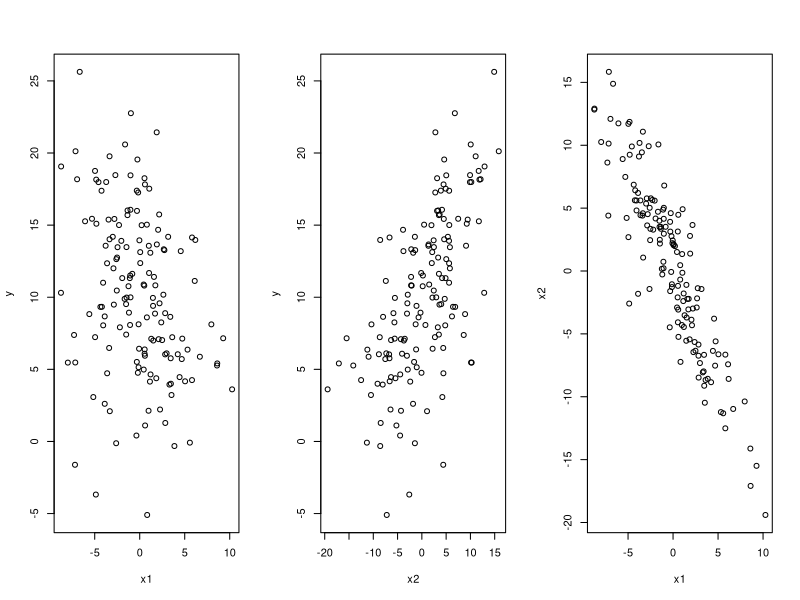
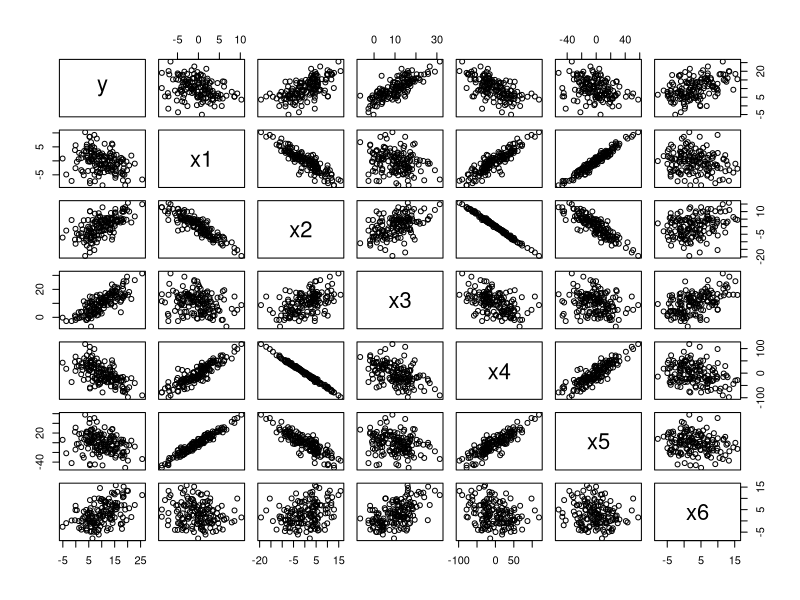
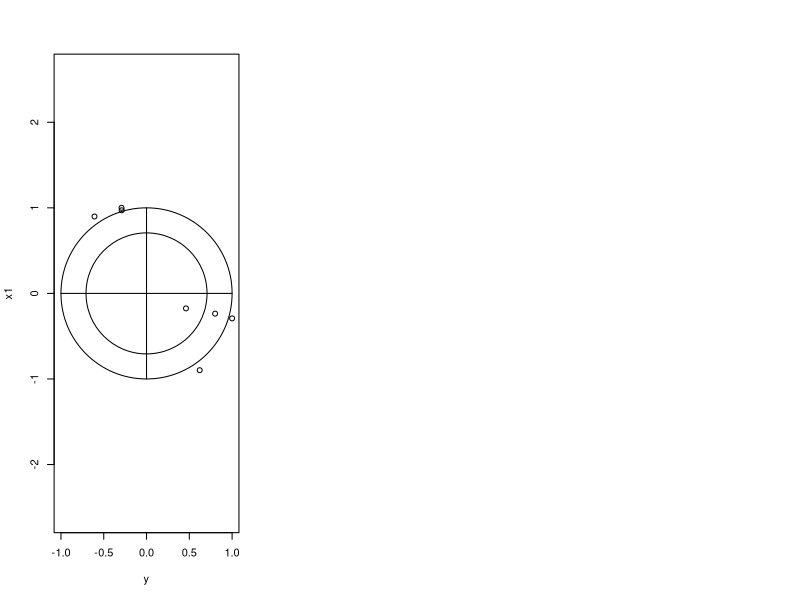
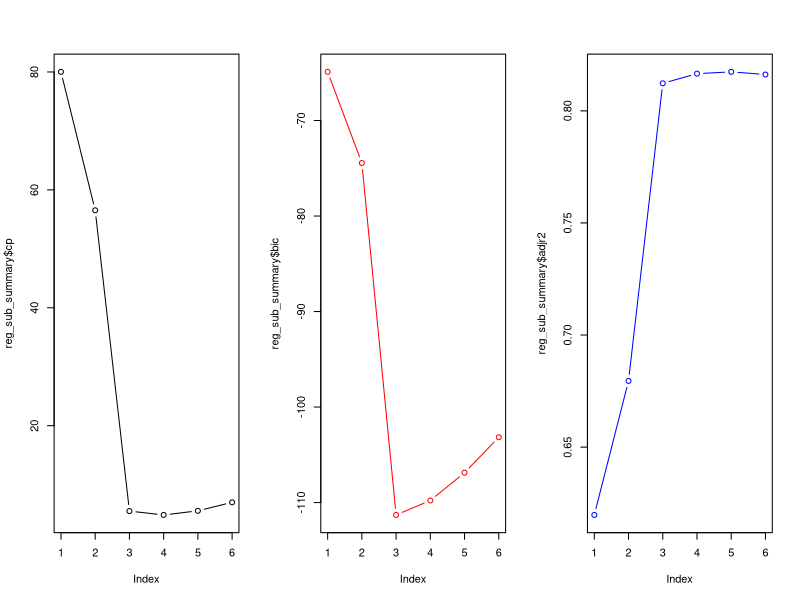
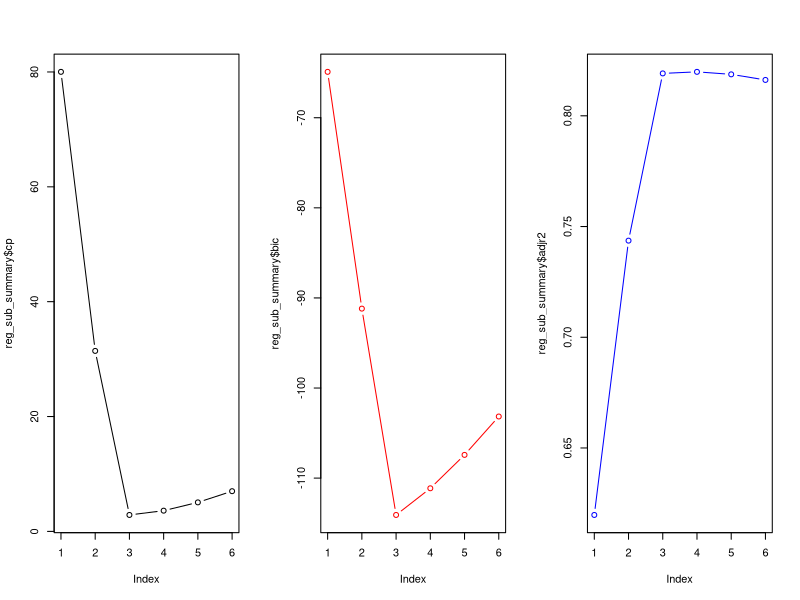
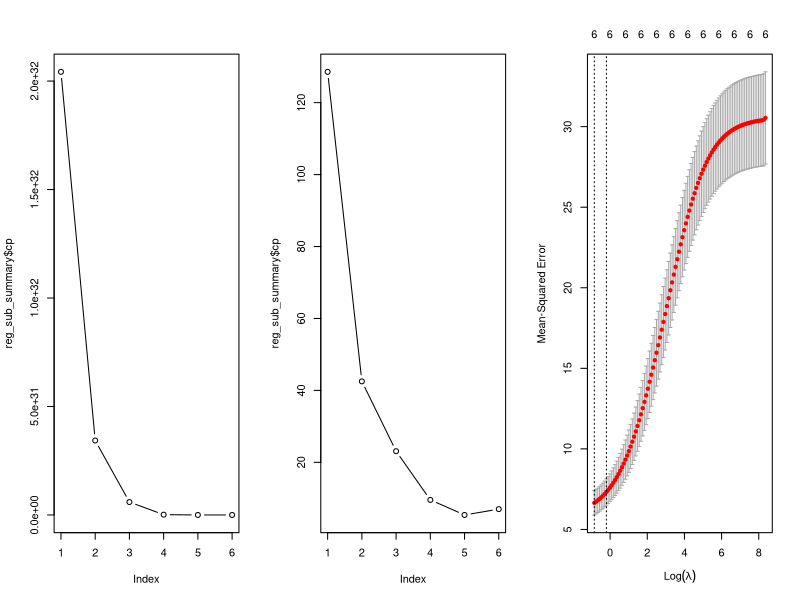
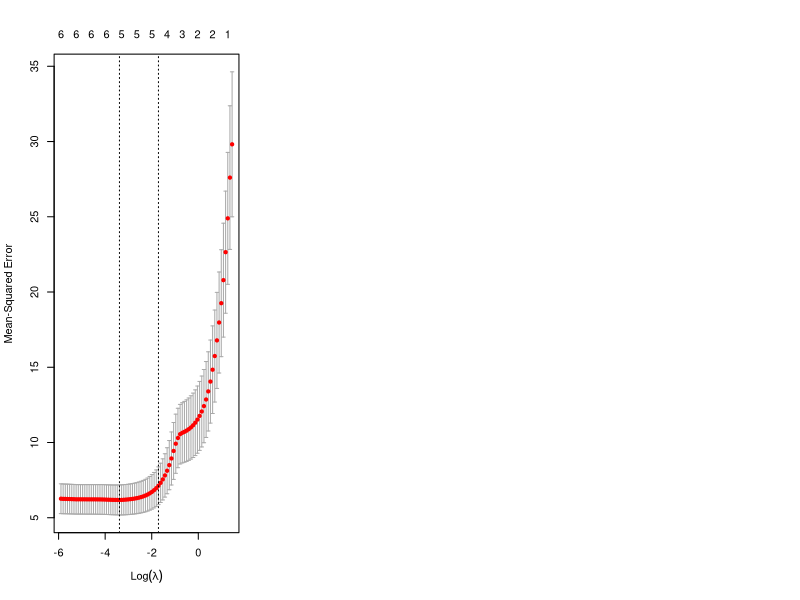

Source code (R) for these figures, in order:
library(corrplot)
library(leaps)
library(matrixStats)
library(pls)
library(glmnet)

#Generacion de variables
x1=rnorm(150,0,4)
x2=-1.5*x1+rnorm(150,0,3)
y=10+2*x1+1.5*x2+rnorm(150,0,3)
par(mfrow=c(1,3))
plot(x1,y) ; plot(x2,y) ; plot(x1,x2)


# Modelo lineal
x=cbind(x1,x2)
fit=lm(y~x); summary(fit)
cor(x1,x2)

## a. Sí tienen sentido. Ambos están correlacionados

###### b ######
fit1=lm(y~x1); summary(fit1)
fit2=lm(y~x2); summary(fit2)

x3=1*y+rnorm(150,0,4)
x4=-6*x2+rnorm(150,0,3)
x5=5*x1+rnorm(150,0,5)
x6=0.3*x3+rnorm(150,0,4)
x=cbind(x1,x2,x3,x4,x5,x6)
fit=lm(y~x); summary(fit)

data = cbind(y,x)
data = as.data.frame(data)

pairs(data) ## Graficar correlacion
corrplot(cor(data), method = "circle")


# Creación de test y train
index=seq(1,75)
test = data[index,]
train = data[-index,]


# Secuencial
reg_subset=regsubsets(y~.,data=train,method="forward",nvmax=6) ## nvmax debe ser el total
reg_sub_summary=summary(reg_subset)
reg_sub_summary

reg_sub_summary$cp 

par(mfrow=c(1,3))
plot(reg_sub_summary$cp,type="b") #El cp de mallows
plot(reg_sub_summary$bic,type="b",col="red")  #El BIC
plot(reg_sub_summary$adjr2,type="b",col="blue")  #El R2ajustado

which.min(reg_sub_summary$cp)
# 3
fit_sec = lm(y~x1+x2+x3, data = train)
pred=predict(fit_sec,test)
msesec=mean((test$y-pred)^2)
msesec


# Exaustivo
reg_subset=regsubsets(y~.,data=train,method="exhaustive",nvmax=6) ## nvmax debe ser el total
reg_sub_summary=summary(reg_subset)
reg_sub_summary

reg_sub_summary$cp 

par(mfrow=c(1,3))
plot(reg_sub_summary$cp,type="b") #El cp de mallows
plot(reg_sub_summary$bic,type="b",col="red")  #El BIC
plot(reg_sub_summary$adjr2,type="b",col="blue")  #El R2ajustado

which.min(reg_sub_summary$cp)
# 3
fit_ex = lm(y~x1+x2+x3, data = train)
pred=predict(fit_ex,test)
mseex=mean((test$y-pred)^2)
mseex


# PCA
# Escala train
scale_train=scale(train[,-7])
            
# Componentes principales
pp=princomp(scale_train,scores=TRUE)

zz=pp$scores
train_comps = data.frame(cbind(zz,train$y))

# Variables
reg_subset=regsubsets(V7~.,data=train_comps,method="forward",nvmax=6) ## nvmax debe ser el total
reg_sub_summary=summary(reg_subset)
reg_sub_summary

reg_sub_summary$cp  
which.min(reg_sub_summary$cp)
plot(reg_sub_summary$cp,type="b") #El cp de mallows  
# El mejor es con 1, 2, 3, 4, 5, 6

# Aplicar a Test

# # Estandarizar Test
# train_matrix = data.matrix(train) # Pasar data frame a matriz
# miu = colMeans(train_matrix)
# s = colSds(train_matrix)
# 
# #
# mius = rep(miu,nrow(test))
# mius = matrix(mius, ncol = nrow(test))
# mius = t(mius)
# 
# s = rep(s,nrow(test))
# s = matrix(s, ncol = nrow(test))
# s = t(s)
# 
# scale_test = (test-(mius))/s
# scale_test = scale_test[,-7]
# 
# 
# # Pasar test a componentes
# weights = loadings(pp)[]
# 
# test_mats = as.matrix(scale_test)
# pp_test = test_mats%*%weights
# 
# test_comps = data.frame(cbind(pp_test,test$y))


# # Fit
# fit = lm(V7~Comp.1+Comp.2+Comp.3+Comp.4+Comp.5+Comp.6, data = train_comps)
# predpp=predict(fit,test_comps)
# msecpa=mean((test$y-predpp)^2)
# msecpa


### PCA
pca = pcr(y~.,data=train, scale=T, validation = "CV")
summary(pca)
predpca = predict(pca,test, ncomp = 1:6)    
msepca=mean((test$y-predpca)^2)
msepca


### PLS
scale_train=scale(train[,-7])

# Componentes principales
pls=plsr(y~.,data=train,scale=T,validation="CV")
summary(pls)

zz = pls$scores
train_comps = data.frame(cbind(zz,train$y))

# Variables
reg_subset=regsubsets(V7~.,data=train_comps,method="forward",nvmax=6) ## nvmax debe ser el total
reg_sub_summary=summary(reg_subset)
reg_sub_summary

reg_sub_summary$cp  
which.min(reg_sub_summary$cp)
plot(reg_sub_summary$cp,type="b") #El cp de mallows  
# El mejor es con 1, 2, 3, 4, 5, 6


predpl=predict(pls,test)
msepls=mean((test$y-predpl)^2)
msepls

xtrain = train[,2:7]
xtrain = as.matrix(xtrain)

###### Ridge #####
cvmod=cv.glmnet(xtrain,train$y,alpha=0)
cvmod$lambda.min
plot(cvmod)
cvmod$lambda.min #Lambda mínimo

mod_pen2=glmnet(xtrain,train$y,alpha=0,lambda=cvmod$lambda.min)
coef(mod_pen2)

xtest = as.matrix(test[,2:7])


predp2=predict(mod_pen2,xtest)
mseridge=mean((test$y-predp2)^2)
mseridge


###### Lasso #######
cvmod=cv.glmnet(xtrain,train$y,alpha=1)
cvmod$lambda.min
plot(cvmod)
cvmod$lambda.min #Lambda mínimo

mod_pen2=glmnet(xtrain,train$y,alpha=1,lambda=cvmod$lambda.min)
coef(mod_pen2)

xtest = as.matrix(test[,2:7])


predp2=predict(mod_pen2,xtest)
mselasso=mean((test$y-predp2)^2)
mselasso
